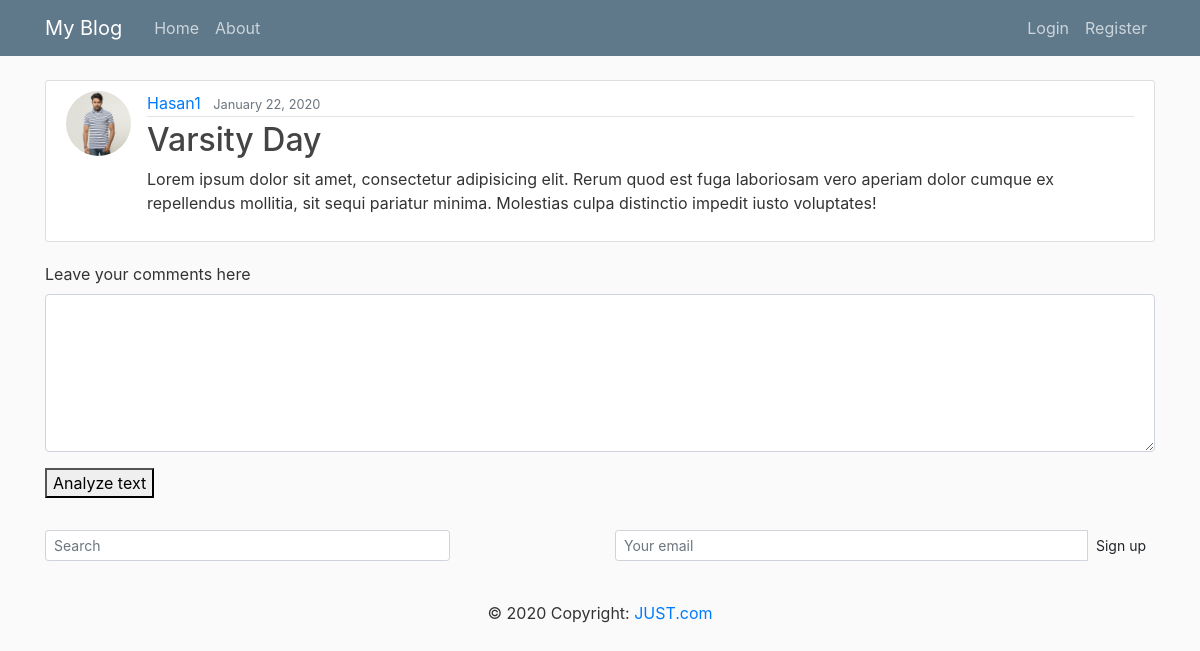
The page /posts/40/ on the database its author committed.
### blog/models.py (models this page shows, shortened)
class Post(models.Model):
	title=models.CharField(max_length=50)
	content=models.TextField()
	date_posted=models.DateTimeField(default=timezone.now)
	author=models.ForeignKey(User,on_delete=models.CASCADE)

### users/models.py (models this page shows, shortened)
class Profile(models.Model):
 	user=models.OneToOneField(User,on_delete=models.CASCADE)
 	image=models.ImageField(default='default.jpg',upload_to='shohansite')

### blog/views.py (the view)
# urls.py: path('posts/<int:pk>/',PostDetailView.as_view(),name="blog_detail"),
class PostDetailView(DetailView):
	model=Post

### blog/templates/blog/post_detail.html (shortened to what this page needs)
{% extends "blog/base.html" %}
{% block content %}
  <article class="media content-section">
    <img class="rounded-circle article-img" src="{{ object.author.profile.image.url }}">
    <div class="media-body">
      <div class="article-metadata">
        <a class="mr-2" href="{% url 'user_posts' object.author.username %}">{{ object.author }}</a>
        <small class="text-muted">{{ object.date_posted|date:"F d, Y" }}</small>
      </div>
      <h2 class="article-title">{{ object.title }}</h2>
      <p class="article-content">{{ object.content }}</p>
    </div>
  </article>
  <form action="" method="post">
  <div class="form-group">
    <label for="exampleFormControlTextarea1">Leave your comments here</label>
    <textarea name="text" class="form-control" id="exampleFormControlTextarea1" rows="6"></textarea>
  </div>
  <button type="submit">Analyze text</button>
</form>
{% endblock content %}

### blog/static/blog/main.css (style rules this page uses)
body { background: #fafafa; color: #333333; margin-top: 5rem; }
h1, h2, h3, h4, h5, h6 { color: #444444; }
.content-section { background: #ffffff; padding: 10px 20px; border: 1px solid #dddddd; border-radius: 3px; margin-bottom: 20px; }
.article-title { color: #444444; }
.article-content { white-space: pre-line; }
.article-img { height: 65px; width: 65px; margin-right: 16px; }
.article-metadata { padding-bottom: 1px; margin-bottom: 4px; border-bottom: 1px solid #e3e3e3 }

### rows shown on the page
Post: author.profile.image (picture), author "Hasan1", date_posted "January 22, 2020", title "Varsity Day", content "Lorem ipsum dolor sit amet, consectetur adipisicing elit. Rerum quod est fuga laboriosam vero aperiam dolor cumque ex repellendus mollitia, sit sequi pariatur minima. Molestias culpa distinctio impedit iusto voluptates!"
